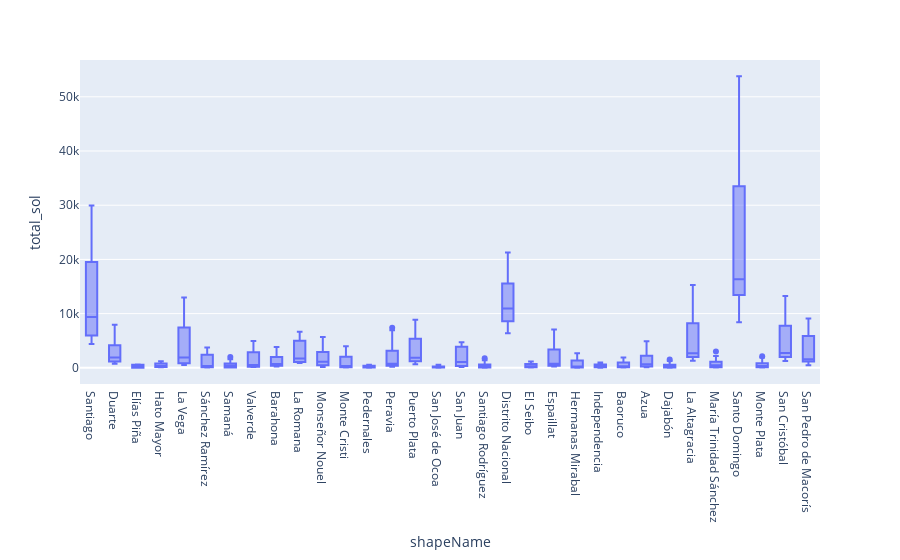

The cell this chart's notebook holds for it:
### Code cell
fig = px.box(ntl, x = "shapeName", y = "total_sol")
fig.show()

### Figure 1 — Plotly figure (JSON) as saved in the notebook; plotly's stock layout.template omitted (floating-point values rounded to 4 significant figures; data arrays with more than 128 entries replaced by an {"elided": "..."} marker saying what was removed)
{"data": [{"alignmentgroup": "True", "hovertemplate": "shapeName=%{x}<br>total_sol=%{y}<extra></extra>", "legendgroup": "", "marker": {"color": "#636efa"}, "name": "", "notched": false, "offsetgroup": "", "orientation": "v", "showlegend": false, "type": "box", "x": {"elided": "736 str values"}, "x0": " ", "xaxis": "x", "y": {"elided": "736 float values"}, "y0": " ", "yaxis": "y"}], "layout": {"autosize": true, "boxmode": "group", "legend": {"tracegroupgap": 0}, "margin": {"t": 60}, "xaxis": {"anchor": "y", "autorange": true, "domain": [0, 1], "range": [-0.5, 31.5], "title": {"text": "shapeName"}, "type": "category"}, "yaxis": {"anchor": "x", "autorange": true, "domain": [0, 1], "range": [-2988.0, 56790.0], "title": {"text": "total_sol"}, "type": "linear"}}}
